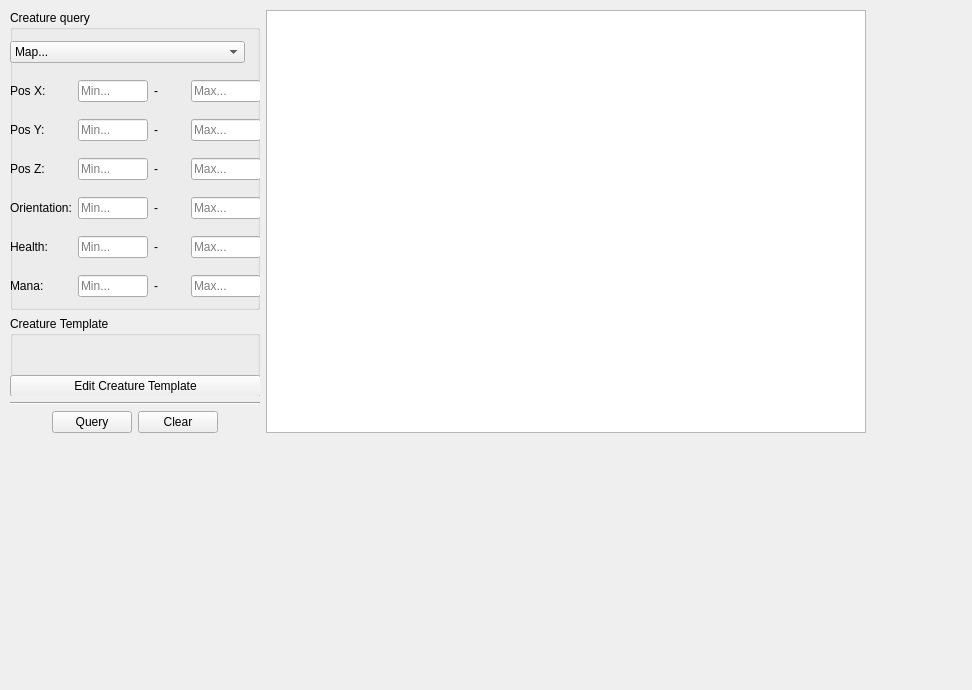
<?xml version="1.0" encoding="UTF-8"?>
<ui version="4.0">
 <class>CreatureQuery</class>
 <widget class="QWidget" name="CreatureQuery">
  <property name="geometry">
   <rect>
    <x>0</x>
    <y>0</y>
    <width>972</width>
    <height>690</height>
   </rect>
  </property>
  <property name="minimumSize">
   <size>
    <width>500</width>
    <height>500</height>
   </size>
  </property>
  <property name="sizeIncrement">
   <size>
    <width>500</width>
    <height>500</height>
   </size>
  </property>
  <property name="baseSize">
   <size>
    <width>500</width>
    <height>500</height>
   </size>
  </property>
  <property name="windowTitle">
   <string>Form</string>
  </property>
  <widget class="QWidget" name="gridLayoutWidget">
   <property name="geometry">
    <rect>
     <x>10</x>
     <y>10</y>
     <width>911</width>
     <height>608</height>
    </rect>
   </property>
   <layout class="QGridLayout" name="gridLayout">
    <item row="0" column="5" rowspan="4">
     <widget class="QTableView" name="tableView">
      <property name="minimumSize">
       <size>
        <width>600</width>
        <height>0</height>
       </size>
      </property>
      <property name="maximumSize">
       <size>
        <width>650</width>
        <height>450</height>
       </size>
      </property>
     </widget>
    </item>
    <item row="0" column="0" colspan="4">
     <widget class="QGroupBox" name="creatureQueryGroup">
      <property name="minimumSize">
       <size>
        <width>250</width>
        <height>300</height>
       </size>
      </property>
      <property name="title">
       <string>Creature query</string>
      </property>
      <widget class="QWidget" name="gridLayoutWidget_2">
       <property name="geometry">
        <rect>
         <x>0</x>
         <y>20</y>
         <width>251</width>
         <height>281</height>
        </rect>
       </property>
       <layout class="QGridLayout" name="gridLayout_2">
        <item row="1" column="0">
         <widget class="QLabel" name="label">
          <property name="text">
           <string>Pos X:</string>
          </property>
         </widget>
        </item>
        <item row="3" column="1">
         <widget class="QLineEdit" name="pZMin">
          <property name="maximumSize">
           <size>
            <width>70</width>
            <height>16777215</height>
           </size>
          </property>
          <property name="placeholderText">
           <string>Min...</string>
          </property>
         </widget>
        </item>
        <item row="1" column="3">
         <widget class="QLineEdit" name="pXMax">
          <property name="maximumSize">
           <size>
            <width>70</width>
            <height>16777215</height>
           </size>
          </property>
          <property name="placeholderText">
           <string>Max...</string>
          </property>
         </widget>
        </item>
        <item row="1" column="1">
         <widget class="QLineEdit" name="pXMin">
          <property name="maximumSize">
           <size>
            <width>70</width>
            <height>16777215</height>
           </size>
          </property>
          <property name="placeholderText">
           <string>Min...</string>
          </property>
         </widget>
        </item>
        <item row="2" column="2">
         <widget class="QLabel" name="label_4">
          <property name="text">
           <string>-</string>
          </property>
         </widget>
        </item>
        <item row="2" column="0">
         <widget class="QLabel" name="label_3">
          <property name="text">
           <string>Pos Y:</string>
          </property>
         </widget>
        </item>
        <item row="1" column="2">
         <widget class="QLabel" name="label_2">
          <property name="text">
           <string>-</string>
          </property>
         </widget>
        </item>
        <item row="2" column="1">
         <widget class="QLineEdit" name="pYMin">
          <property name="maximumSize">
           <size>
            <width>70</width>
            <height>16777215</height>
           </size>
          </property>
          <property name="placeholderText">
           <string>Min...</string>
          </property>
         </widget>
        </item>
        <item row="2" column="3">
         <widget class="QLineEdit" name="pYMax">
          <property name="maximumSize">
           <size>
            <width>70</width>
            <height>16777215</height>
           </size>
          </property>
          <property name="placeholderText">
           <string>Max...</string>
          </property>
         </widget>
        </item>
        <item row="3" column="0">
         <widget class="QLabel" name="label_5">
          <property name="text">
           <string>Pos Z:</string>
          </property>
         </widget>
        </item>
        <item row="3" column="3">
         <widget class="QLineEdit" name="pZMax">
          <property name="maximumSize">
           <size>
            <width>70</width>
            <height>16777215</height>
           </size>
          </property>
          <property name="placeholderText">
           <string>Max...</string>
          </property>
         </widget>
        </item>
        <item row="3" column="2">
         <widget class="QLabel" name="label_6">
          <property name="text">
           <string>-</string>
          </property>
         </widget>
        </item>
        <item row="4" column="0">
         <widget class="QLabel" name="label_7">
          <property name="text">
           <string>Orientation:</string>
          </property>
         </widget>
        </item>
        <item row="4" column="2">
         <widget class="QLabel" name="label_8">
          <property name="text">
           <string>-</string>
          </property>
         </widget>
        </item>
        <item row="4" column="1">
         <widget class="QLineEdit" name="orientationMin">
          <property name="maximumSize">
           <size>
            <width>70</width>
            <height>16777215</height>
           </size>
          </property>
          <property name="placeholderText">
           <string>Min...</string>
          </property>
         </widget>
        </item>
        <item row="4" column="3">
         <widget class="QLineEdit" name="orientationMax">
          <property name="maximumSize">
           <size>
            <width>70</width>
            <height>16777215</height>
           </size>
          </property>
          <property name="placeholderText">
           <string>Max...</string>
          </property>
         </widget>
        </item>
        <item row="5" column="0">
         <widget class="QLabel" name="label_9">
          <property name="text">
           <string>Health:</string>
          </property>
         </widget>
        </item>
        <item row="5" column="3">
         <widget class="QLineEdit" name="curMaxHealth">
          <property name="maximumSize">
           <size>
            <width>70</width>
            <height>16777215</height>
           </size>
          </property>
          <property name="placeholderText">
           <string>Max...</string>
          </property>
         </widget>
        </item>
        <item row="5" column="1">
         <widget class="QLineEdit" name="curMinHealth">
          <property name="maximumSize">
           <size>
            <width>70</width>
            <height>16777215</height>
           </size>
          </property>
          <property name="placeholderText">
           <string>Min...</string>
          </property>
         </widget>
        </item>
        <item row="5" column="2">
         <widget class="QLabel" name="label_10">
          <property name="text">
           <string>-</string>
          </property>
         </widget>
        </item>
        <item row="6" column="0">
         <widget class="QLabel" name="label_11">
          <property name="text">
           <string>Mana:</string>
          </property>
         </widget>
        </item>
        <item row="6" column="1">
         <widget class="QLineEdit" name="curMinMana">
          <property name="maximumSize">
           <size>
            <width>70</width>
            <height>16777215</height>
           </size>
          </property>
          <property name="placeholderText">
           <string>Min...</string>
          </property>
         </widget>
        </item>
        <item row="6" column="3">
         <widget class="QLineEdit" name="curMaxMana">
          <property name="maximumSize">
           <size>
            <width>70</width>
            <height>16777215</height>
           </size>
          </property>
          <property name="placeholderText">
           <string>Max...</string>
          </property>
         </widget>
        </item>
        <item row="6" column="2">
         <widget class="QLabel" name="label_12">
          <property name="text">
           <string>-</string>
          </property>
         </widget>
        </item>
        <item row="0" column="0" colspan="4">
         <widget class="QComboBox" name="mapCB">
          <property name="maximumSize">
           <size>
            <width>235</width>
            <height>16777215</height>
           </size>
          </property>
          <item>
           <property name="text">
            <string>Map...</string>
           </property>
          </item>
          <item>
           <property name="text">
            <string>Eastern Kingdoms (0)</string>
           </property>
          </item>
          <item>
           <property name="text">
            <string>Kalimdor (1)</string>
           </property>
          </item>
          <item>
           <property name="text">
            <string>Outland (530)</string>
           </property>
          </item>
          <item>
           <property name="text">
            <string>Deeprun Tram (369)</string>
           </property>
          </item>
          <item>
           <property name="text">
            <string>Ragefire Chasm (389)</string>
           </property>
          </item>
          <item>
           <property name="text">
            <string>The Stockades (34)</string>
           </property>
          </item>
          <item>
           <property name="text">
            <string>Deadmines (36)</string>
           </property>
          </item>
          <item>
           <property name="text">
            <string>Wailing Caverns (43)</string>
           </property>
          </item>
          <item>
           <property name="text">
            <string>Shadowfang Keep (33)</string>
           </property>
          </item>
          <item>
           <property name="text">
            <string>Blackfathom Deeps (48)</string>
           </property>
          </item>
          <item>
           <property name="text">
            <string>Razorfen Kraul (47)</string>
           </property>
          </item>
          <item>
           <property name="text">
            <string>Razorfen Downs (129)</string>
           </property>
          </item>
          <item>
           <property name="text">
            <string>Gnomeregan (90)</string>
           </property>
          </item>
          <item>
           <property name="text">
            <string>Scarlet Monastery (189)</string>
           </property>
          </item>
          <item>
           <property name="text">
            <string>Uldaman (70)</string>
           </property>
          </item>
          <item>
           <property name="text">
            <string>Zul'Farrak (209)</string>
           </property>
          </item>
          <item>
           <property name="text">
            <string>Maraudon (349)</string>
           </property>
          </item>
          <item>
           <property name="text">
            <string>Sunken Temple (109)</string>
           </property>
          </item>
          <item>
           <property name="text">
            <string>Blackrock Depths (230)</string>
           </property>
          </item>
          <item>
           <property name="text">
            <string>Blackrock Spire (229)</string>
           </property>
          </item>
          <item>
           <property name="text">
            <string>Scholomance (289)</string>
           </property>
          </item>
          <item>
           <property name="text">
            <string>Stratholme (329)</string>
           </property>
          </item>
          <item>
           <property name="text">
            <string>Dire Maul (429)</string>
           </property>
          </item>
          <item>
           <property name="text">
            <string>Zul'Gurub (309)</string>
           </property>
          </item>
          <item>
           <property name="text">
            <string>Onyxia's Lair (249)</string>
           </property>
          </item>
          <item>
           <property name="text">
            <string>Molten Core (409)</string>
           </property>
          </item>
          <item>
           <property name="text">
            <string>Blackwing Lair (469)</string>
           </property>
          </item>
          <item>
           <property name="text">
            <string>Ahn'Qiraj Ruins (509)</string>
           </property>
          </item>
          <item>
           <property name="text">
            <string>Ahn'Qiraj Temple (531)</string>
           </property>
          </item>
          <item>
           <property name="text">
            <string>Naxxramas (533)</string>
           </property>
          </item>
          <item>
           <property name="text">
            <string>Auchindoun: Auchenai Crypts (558)</string>
           </property>
          </item>
          <item>
           <property name="text">
            <string>Auchindoun: Mana Tombs (557)</string>
           </property>
          </item>
          <item>
           <property name="text">
            <string>Auchindoun: Sethekk Halls (556)</string>
           </property>
          </item>
          <item>
           <property name="text">
            <string>Auchindoun: Shadow Labyrinth (555)</string>
           </property>
          </item>
          <item>
           <property name="text">
            <string>Caverns of Time: Hillsbrad (560)</string>
           </property>
          </item>
          <item>
           <property name="text">
            <string>Caverns of Time: Black Morass (269)</string>
           </property>
          </item>
          <item>
           <property name="text">
            <string>Caverns of Time: Mount Hyjal (534)</string>
           </property>
          </item>
          <item>
           <property name="text">
            <string>Coilfang Reservoir: Slave Pens (547)</string>
           </property>
          </item>
          <item>
           <property name="text">
            <string>Coilfang Reservoir: Underbog (546)</string>
           </property>
          </item>
          <item>
           <property name="text">
            <string>Coilfang Reservoir: Steamvaults (545)</string>
           </property>
          </item>
          <item>
           <property name="text">
            <string>Coilfang Reservoir: Serpentshrine Cavern (548)</string>
           </property>
          </item>
          <item>
           <property name="text">
            <string>Hellfire Citadel: Hellfire Ramparts (543)</string>
           </property>
          </item>
          <item>
           <property name="text">
            <string>Hellfire Citadel: Blood Furnace (542)</string>
           </property>
          </item>
          <item>
           <property name="text">
            <string>Hellfire Citadel: Shattered Halls (540)</string>
           </property>
          </item>
          <item>
           <property name="text">
            <string>Hellfire Citadel: Magtheridon's Lair (544)</string>
           </property>
          </item>
          <item>
           <property name="text">
            <string>Tempest Keep: The Mechanar (554)</string>
           </property>
          </item>
          <item>
           <property name="text">
            <string>Tempest Keep: The Botanica (553)</string>
           </property>
          </item>
          <item>
           <property name="text">
            <string>Tempest Keep: The Arcatraz (552)</string>
           </property>
          </item>
          <item>
           <property name="text">
            <string>Tempest Keep: The Eye (550)</string>
           </property>
          </item>
          <item>
           <property name="text">
            <string>Magister's Terrace (585)</string>
           </property>
          </item>
          <item>
           <property name="text">
            <string>Karazhan (532)</string>
           </property>
          </item>
          <item>
           <property name="text">
            <string>Zul'Aman (568)</string>
           </property>
          </item>
          <item>
           <property name="text">
            <string>Gruul's Lair (565)</string>
           </property>
          </item>
          <item>
           <property name="text">
            <string>Black Temple (564)</string>
           </property>
          </item>
          <item>
           <property name="text">
            <string>Sunwell Plateau (580)</string>
           </property>
          </item>
          <item>
           <property name="text">
            <string>Alliance PvP Barracks (449)</string>
           </property>
          </item>
          <item>
           <property name="text">
            <string>Horde PvP Barracks (450)</string>
           </property>
          </item>
          <item>
           <property name="text">
            <string>Alterac Valley (30)</string>
           </property>
          </item>
          <item>
           <property name="text">
            <string>Arathi Basin (529)</string>
           </property>
          </item>
          <item>
           <property name="text">
            <string>Azshara Crater (37)</string>
           </property>
          </item>
          <item>
           <property name="text">
            <string>The Eye of The Storm (566)</string>
           </property>
          </item>
          <item>
           <property name="text">
            <string>Warsong Gulch (489)</string>
           </property>
          </item>
          <item>
           <property name="text">
            <string>Nagrand Arena (559)</string>
           </property>
          </item>
          <item>
           <property name="text">
            <string>Blade's Edge Arena (562)</string>
           </property>
          </item>
         </widget>
        </item>
       </layout>
      </widget>
      <zorder>gridLayoutWidget_2</zorder>
      <zorder>tableView</zorder>
      <zorder>groupBox</zorder>
      <zorder>tableView</zorder>
      <zorder>groupBox</zorder>
      <zorder>QueryButton</zorder>
      <zorder>ClearButton</zorder>
     </widget>
    </item>
    <item row="2" column="0" colspan="4">
     <widget class="Line" name="line">
      <property name="orientation">
       <enum>Qt::Horizontal</enum>
      </property>
     </widget>
    </item>
    <item row="4" column="1">
     <spacer name="verticalSpacer">
      <property name="orientation">
       <enum>Qt::Vertical</enum>
      </property>
      <property name="sizeHint" stdset="0">
       <size>
        <width>20</width>
        <height>40</height>
       </size>
      </property>
     </spacer>
    </item>
    <item row="3" column="1">
     <widget class="QPushButton" name="QueryButton">
      <property name="text">
       <string>Query</string>
      </property>
     </widget>
    </item>
    <item row="3" column="2">
     <widget class="QPushButton" name="ClearButton">
      <property name="text">
       <string>Clear</string>
      </property>
     </widget>
    </item>
    <item row="1" column="0" colspan="4">
     <widget class="QGroupBox" name="groupBox">
      <property name="sizePolicy">
       <sizepolicy hsizetype="Preferred" vsizetype="Preferred">
        <horstretch>0</horstretch>
        <verstretch>50</verstretch>
       </sizepolicy>
      </property>
      <property name="minimumSize">
       <size>
        <width>0</width>
        <height>50</height>
       </size>
      </property>
      <property name="maximumSize">
       <size>
        <width>16777215</width>
        <height>80</height>
       </size>
      </property>
      <property name="title">
       <string>Creature Template</string>
      </property>
      <widget class="QWidget" name="verticalLayoutWidget">
       <property name="geometry">
        <rect>
         <x>0</x>
         <y>20</y>
         <width>251</width>
         <height>61</height>
        </rect>
       </property>
       <layout class="QVBoxLayout" name="verticalLayout">
        <item>
         <widget class="QLabel" name="CreatureTemplateLabel">
          <property name="text">
           <string/>
          </property>
         </widget>
        </item>
        <item>
         <widget class="QPushButton" name="EditCreatureTemplateButton">
          <property name="text">
           <string>Edit Creature Template</string>
          </property>
         </widget>
        </item>
       </layout>
      </widget>
     </widget>
    </item>
    <item row="0" column="6">
     <spacer name="horizontalSpacer">
      <property name="orientation">
       <enum>Qt::Horizontal</enum>
      </property>
      <property name="sizeHint" stdset="0">
       <size>
        <width>40</width>
        <height>20</height>
       </size>
      </property>
     </spacer>
    </item>
   </layout>
  </widget>
 </widget>
 <tabstops>
  <tabstop>mapCB</tabstop>
  <tabstop>pXMin</tabstop>
  <tabstop>pXMax</tabstop>
  <tabstop>pYMin</tabstop>
  <tabstop>pYMax</tabstop>
  <tabstop>pZMin</tabstop>
  <tabstop>pZMax</tabstop>
  <tabstop>orientationMin</tabstop>
  <tabstop>orientationMax</tabstop>
  <tabstop>curMinHealth</tabstop>
  <tabstop>curMaxHealth</tabstop>
  <tabstop>curMinMana</tabstop>
  <tabstop>curMaxMana</tabstop>
  <tabstop>EditCreatureTemplateButton</tabstop>
  <tabstop>QueryButton</tabstop>
  <tabstop>ClearButton</tabstop>
 </tabstops>
 <resources/>
 <connections/>
</ui>
